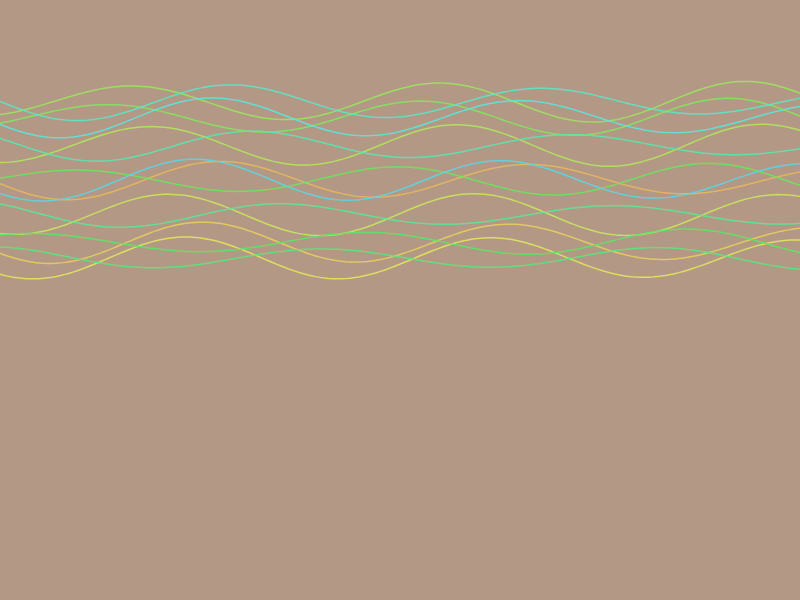
Frame 1 (no input)
Frame 60 (no input): identical to frame 1, image omitted
Frame 120 (the mouse pressed at the canvas centre since frame 60): identical to frame 1, image omitted

The p5.js sketch that drew this single still picture (run headless with seeded random() and noise() and a simulated clock; from frame 60 on, the mouse is pressed at the canvas centre):

// p5.js sketch
// ── sketch.js
let waveYPositions = [];
let ridgeXPositions = [];
let ridgeYPositions = [];
const numWavePoints = 200;
const numRidges = 15;

function setup() {
  createCanvas(800, 600);
  colorMode(HSB, 360, 100, 100, 100);
  
  for (let i = 0; i < numWavePoints; i++) {
    let t = map(i, 0, numWavePoints - 1, 0, TWO_PI * 4);
    let baseY = height * 0.5 + sin(i * 0.3) * 30 + cos(i * 0.15) * 15;
    waveYPositions.push(baseY);
  }
  
  for (let r = 0; r < numRidges; r++) {
    let x = map(r, 0, numRidges - 1, -50, width + 50);
    let y = height * 0.3 + sin(map(r, 0, numRidges - 1, 0, TWO_PI * 2)) * 80;
    ridgeXPositions.push(x);
    ridgeYPositions.push(y);
  }
}

function draw() {
  background(25, 25, 70);
  
  strokeWeight(1.5);
  noFill();
  
  for (let r = 0; r < numRidges; r++) {
    let ix = ridgeXPositions[r];
    let yBase = ridgeYPositions[r];
    let hueVal = map(r, 0, numRidges - 1, 40, 180);
    
    beginShape();
    for (let i = 0; i < waveYPositions.length; i++) {
      let x = map(i, 0, waveYPositions.length - 1, -30, width + 30);
      let offset = sin(map(i, 0, waveYPositions.length - 1, 0, TWO_PI * 3)) * 20;
      let y = yBase + sin(x * 0.02 + r * 0.5) * 15 + offset * 0.3;
      stroke(hueVal + r * 0.5, 60, 90, 90);
      vertex(x, y);
    }
    endShape();
  }
}

function windowResized() {
  resizeCanvas(windowWidth, windowHeight);
}
